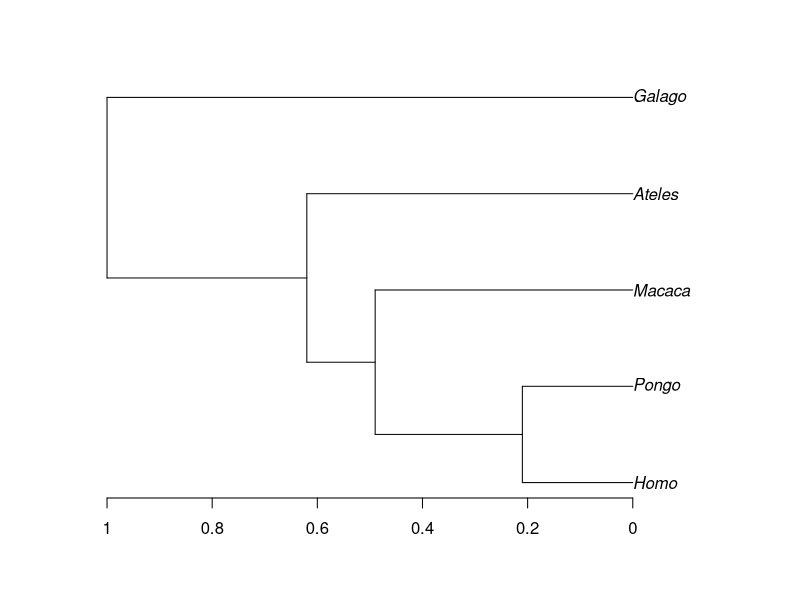
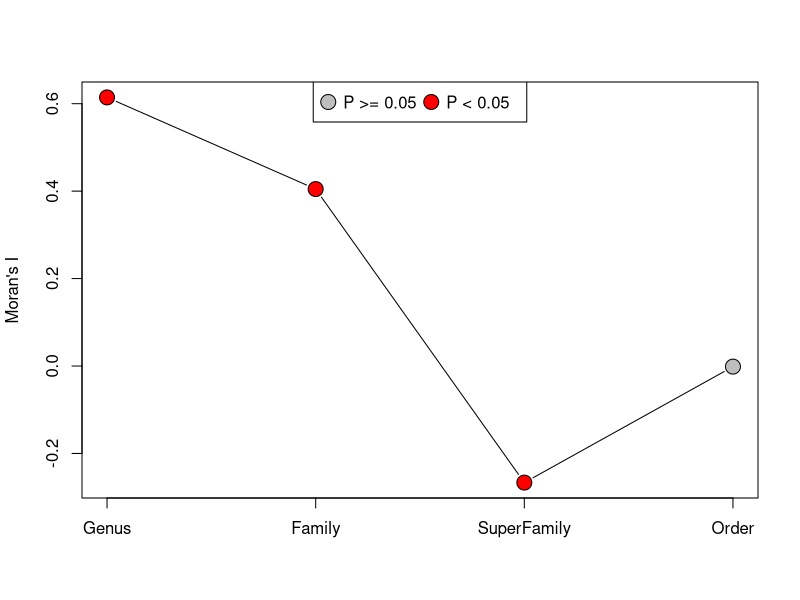
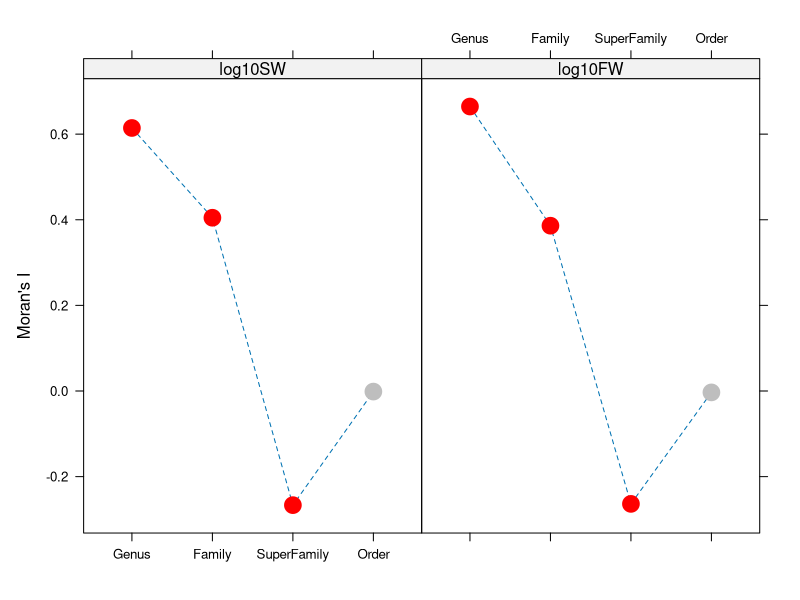
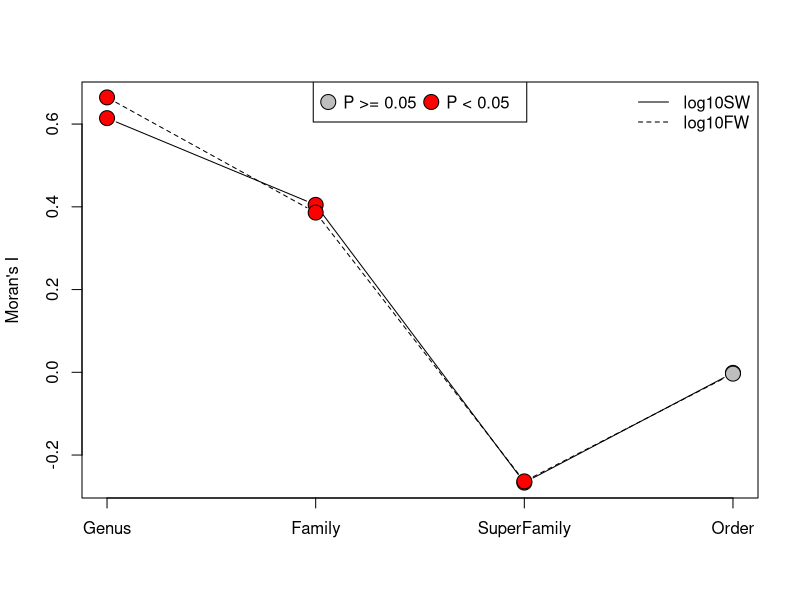

Generate these figures, in order, with R:
###################################################
### chunk number 1: 
###################################################
#line 22 "/private/tmp/Rtmp3myfcO/R.INSTALL11053e46/ape/inst/doc/MoranI.Rnw"
options(width=60)


###################################################
### chunk number 2: 
###################################################
#line 120 "/private/tmp/Rtmp3myfcO/R.INSTALL11053e46/ape/inst/doc/MoranI.Rnw"
body <- c(4.09434, 3.61092, 2.37024, 2.02815, -1.46968)
longevity <- c(4.74493, 3.3322, 3.3673, 2.89037, 2.30259)
names(body) <- names(longevity) <- c("Homo", "Pongo", "Macaca", "Ateles", "Galago")


###################################################
### chunk number 3: 
###################################################
#line 129 "/private/tmp/Rtmp3myfcO/R.INSTALL11053e46/ape/inst/doc/MoranI.Rnw"
library(ape)
trnwk <- "((((Homo:0.21,Pongo:0.21):0.28,Macaca:0.49):0.13,Ateles:0.62)"
trnwk[2] <- ":0.38,Galago:1.00);"
tr <- read.tree(text = trnwk)
plot(tr)
axisPhylo()


###################################################
### chunk number 4: 
###################################################
#line 141 "/private/tmp/Rtmp3myfcO/R.INSTALL11053e46/ape/inst/doc/MoranI.Rnw"
w <- 1/cophenetic(tr)
w


###################################################
### chunk number 5: 
###################################################
#line 147 "/private/tmp/Rtmp3myfcO/R.INSTALL11053e46/ape/inst/doc/MoranI.Rnw"
diag(w) <- 0


###################################################
### chunk number 6: 
###################################################
#line 152 "/private/tmp/Rtmp3myfcO/R.INSTALL11053e46/ape/inst/doc/MoranI.Rnw"
Moran.I(body, w)


###################################################
### chunk number 7: 
###################################################
#line 173 "/private/tmp/Rtmp3myfcO/R.INSTALL11053e46/ape/inst/doc/MoranI.Rnw"
Moran.I(body, w, alt = "greater")


###################################################
### chunk number 8: 
###################################################
#line 179 "/private/tmp/Rtmp3myfcO/R.INSTALL11053e46/ape/inst/doc/MoranI.Rnw"
Moran.I(longevity, w)


###################################################
### chunk number 9: 
###################################################
#line 241 "/private/tmp/Rtmp3myfcO/R.INSTALL11053e46/ape/inst/doc/MoranI.Rnw"
data(carnivora)
carnivora$log10SW <- log10(carnivora$SW)
carnivora$log10FW <- log10(carnivora$FW)


###################################################
### chunk number 10: 
###################################################
#line 248 "/private/tmp/Rtmp3myfcO/R.INSTALL11053e46/ape/inst/doc/MoranI.Rnw"
fm1.carn <- log10SW ~ Order/SuperFamily/Family/Genus
co1 <- correlogram.formula(fm1.carn, data = carnivora)
plot(co1)


###################################################
### chunk number 11: 
###################################################
#line 266 "/private/tmp/Rtmp3myfcO/R.INSTALL11053e46/ape/inst/doc/MoranI.Rnw"
fm2.carn <- log10SW + log10FW ~ Order/SuperFamily/Family/Genus
co2 <- correlogram.formula(fm2.carn, data = carnivora)
print(plot(co2))


###################################################
### chunk number 12: 
###################################################
#line 277 "/private/tmp/Rtmp3myfcO/R.INSTALL11053e46/ape/inst/doc/MoranI.Rnw"
plot(co2, FALSE)


